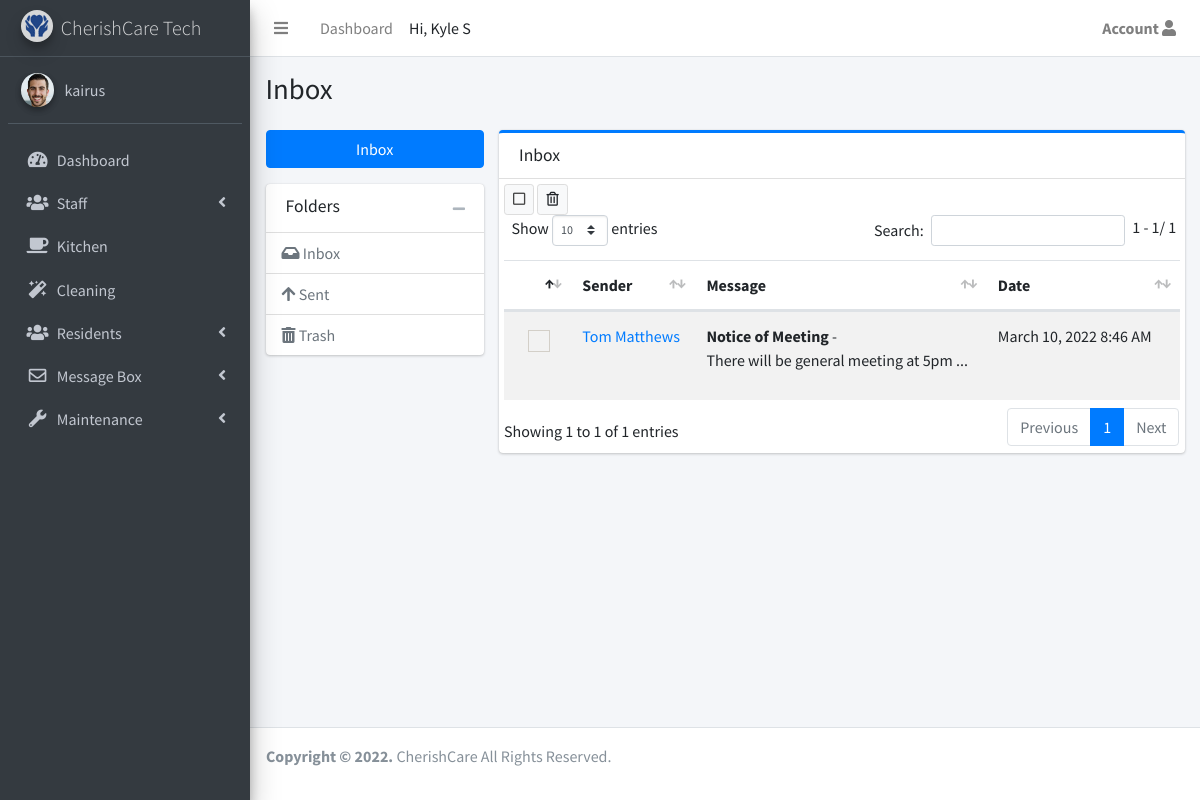
The page /admin/inbox (signed in) on the database its author committed.
### app/models.py (models this page shows, shortened)
class User(UserMixin, db.Model):
    __tablename__ = 'User'
    __table_args__ = {
        'extend_existing': True
    }
    id = db.Column(db.Integer, primary_key=True)
    name = db.Column(db.String(64))
    username = db.Column(db.String(64), unique=True, index=True)
    role_id = db.Column(db.Integer, db.ForeignKey('roles.id'))
    email = db.Column(db.String(64), unique=True, index=True)
    password_hash = db.Column(db.String(128))
    cleaner = db.relationship('Cleaning', backref='cleaner', foreign_keys='Cleaning.cleaned_by')
    repairs_reported = db.relationship('Maintenance', backref='reporter', foreign_keys='Maintenance.reported_by')
    timeline_entry = db.relationship('Timeline', backref='user_entry', foreign_keys='Timeline.user_entry_id')
    med_issue = db.relationship('Medication', backref='med_issuer_staff', foreign_keys='Medication.med_issuer')
    confirmed = db.Column(db.Boolean, default=True)
    active = db.Column(db.Boolean, default=True)
    created_at = db.Column(db.DateTime, server_default=db.func.now())
    last_seen = db.Column(db.DateTime, server_default=db.func.now())
    profile_photo = db.Column(db.String(64), default='avatar.png')
    @property
    def password(self):
        raise AttributeError('Password is not readable')
    def can(self, perm):
        return self.role is not None and self.role.has_permission(perm)
    def is_administrator(self):
        return self.can(Permission.ADMIN)

class Messages(db.Model):
    __tablename__ = 'messages'
    __table_args__ = {
        'extend_existing': True
    }
    id = db.Column(db.Integer, primary_key=True)
    subject = db.Column(db.String(100))
    category = db.Column(db.String(20))
    message = db.Column(db.String(500))
    sender_id = db.Column(db.ForeignKey('User.id'))
    recipient_ids = db.Column(db.String(100))
    recipients = db.Column(db.String(50000))
    is_trashed = db.Column(db.Boolean, default=False)
    trashed_by_id = db.Column(db.String(100), default='')
    deleted_by_id = db.Column(db.String(100), default='')
    date_time = db.Column(db.DateTime, server_default=db.func.now())

### app/admin/routes.py (the view, shortened to what this page needs)
@admin.route('/inbox', methods=['GET', 'POST'])
@login_required
def inbox():
    page = request.args.get('page', 1, type=int)
    in_messages = Messages.query.filter(~Messages.deleted_by_id.contains('|'+current_user.get_id()+'|'), ~Messages.trashed_by_id.contains('|'+current_user.get_id()+'|'), Messages.recipient_ids.contains('|'+current_user.get_id()+'|')).order_by(Messages.date_time.desc()).paginate(
        page,  current_app.config['ITEMS_PER_PAGE'], True
    )
    prev_url = None
    if in_messages.has_prev:
        prev_url = url_for('admin.inbox', page=page-1)
    next_url = None
    if in_messages.has_next:
        next_url = url_for('admin.inbox', page=page+1)
    users =  User.query
    return render_template('admin/pages/mailbox/inbox.html', user=current_user, users=users,
                           in_messages=in_messages, next_url=next_url, prev_url=prev_url, curr_page=page
                           )

### app/auth/routes.py (called while the page is built)
@auth.before_app_request
def before_request():
    if current_user.is_authenticated \
            and not current_user.confirmed \
            and request.endpoint \
            and request.blueprint != 'auth' \
            and request.blueprint != 'main' \
            and request.endpoint != 'static':
        return redirect(url_for('auth.unconfirmed'))

### app/models.py (called while the page is built)
@login_manager.user_loader
def load_user(user_id):
    return User.query.get(int(user_id))

    def has_permission(self, perm):
        return self.permissions & perm == perm

### app/templates/admin/pages/mailbox/inbox.html (shortened to what this page needs)
{% extends 'admin_base.html'%}
{% import "macros.html" as macros %}
{%block css %}
<link rel="stylesheet" href="https://code.ionicframework.com/ionicons/2.0.1/css/ionicons.min.css')}}">
<link rel="stylesheet" href="{{url_for('static', filename='plugins/icheck-bootstrap/icheck-bootstrap.min.css')}}">
<link rel="stylesheet" href="{{url_for('static' , filename='dist/css/adminlte.min.css')}}">
{%endblock%}
{%block page %} Inbox{%endblock%}
{%block main_content %}
<div class="row">
  <div class="col-md-3">
    <a href="#" class="btn btn-primary btn-block mb-3">Inbox</a>
    <div class="card">
      <div class="card-header">
        <h3 class="card-title">Folders</h3>
        <div class="card-tools">
          <button type="button" class="btn btn-tool" data-card-widget="collapse"><i class="fas fa-minus"></i>
          </button>
        </div>
      </div>
      <div class="card-body p-0">
        <ul class="nav nav-pills flex-column">
          <li class="nav-item active">
            <a href="#" class="nav-link">
              <i class="fas fa-inbox"></i> Inbox
            </a>
          </li>
          <li class="nav-item">
            <a href="{{url_for('.sent')}}" class="nav-link">
              <i class="fas fa-arrow-up"></i> Sent
            </a>
          </li>
          <li class="nav-item">
            <a href="{{url_for('.trash')}}" class="nav-link">
              <i class="fas fa-trash-alt"></i> Trash
            </a>
          </li>
        </ul>
      </div>
    </div>
  </div>
  <div class="col-md-9">
    <div class="card card-primary card-outline">
      <div class="card-header">
        <h3 class="card-title">Inbox</h3>
      </div>
      <div class="card-body p-0">
        <div class="mailbox-controls">
          {%if in_messages.total>0 %}
          <button type="button" class="btn btn-default btn-sm checkbox-toggle"><i class="far fa-square"></i>
          </button>
          <div class="btn-group">
            <a type="button" class="btn btn-default btn-sm"  id="delete_button" data-toggle="modal" data-target="#modal-danger" onclick="countSelected()"><i class="far fa-trash-alt"></i></a>
          </div>
          {%endif%}
<br>
          <div class="float-right">
            {{ macros.pagination_widget(in_messages, prev_url, next_url) }}
        </div>
        {%if in_messages.total==0 %}
              <h1 class="row justify-content-center">Empty Inbox</h1>
          {%else%}
        <div class="tale-responsive mailbox-messages">
          <table id="table1" class="table table-hover table-striped">
            <thead>
              <tr>
                <th></th>
                <th>Sender</th>
                <th>Message</th>
                <th>Date</th>
              </tr>
            </thead>
            <tbody>
              {% for message in in_messages.items%}
              <tr>
                <td>
                  <div class="icheck-primary">
                    <label for="{{message.id}}"></label>
                  </div>
                </td>
                {%set sender =users.get(message.sender_id).name%}
                <td class="mailbox-name"><a href="{{url_for('admin.read',source='inbox', msg_id=message.id)}}">{{sender}}</a></td>
                <td class="mailbox-subject"><b>{{message.subject}}</b> - {{message.message[:40]|safe}}...
                </td>
                <td class="mailbox-date" stye="display: inline;">{{ moment(message.date_time).format('LLL') }}</td>
              </tr>
              {%endfor%}
              {%endif%}
            </tbody>
          </table>
        </div>
      </div>
    </div>
  </div>
</div>
{%endblock%}

### app/templates/admin_base.html (shortened to what this page needs)
<!DOCTYPE html>
<html>
<head>
  <link rel="stylesheet" href="{{url_for('static' , filename='plugins/fontawesome-free-5/css/all.css')}}">
  <link rel="stylesheet"
    href="{{url_for('static', filename='plugins/overlayScrollbars/css/OverlayScrollbars.min.css')}}">
    <link rel="stylesheet" href="{{url_for('static', filename='plugins/datatables-bs4/css/dataTables.bootstrap4.min.css')}}">
    <link rel="stylesheet"
    href="{{url_for('static', filename='plugins/datatables-responsive/css/responsive.bootstrap4.min.css')}}">
  <link rel="stylesheet" href="{{url_for('static', filename='plugins/daterangepicker/daterangepicker.css')}}">
  <link rel="stylesheet"
    href="{{url_for('static', filename='plugins/tempusdominus-bootstrap-4/css/tempusdominus-bootstrap-4.min.css')}}">
   <link rel="stylesheet" href="{{url_for('static' , filename='dist/css/preloader.css')}}">
  {%block css %}{%endblock%}
</head>
<body class="hold-transition sidebar-mini">
  <div class="wrapper">
    <nav class="main-header navbar navbar-expand navbar-white navbar-light">
      <ul class="navbar-nav">
        <li class="nav-item">
          <a class="nav-link" data-widget="pushmenu" href="#" role="button"><i class="fas fa-bars"></i></a>
        </li>
        {%if user.is_administrator()%}
        <li class="nav-item d-none d-sm-inline-block">
          <a href="{{url_for('admin.index')}}" class="nav-link">Dashboard</a>
        </li>
        {%endif%}
      </ul>
      <span> Hi, {{user.name}}
      </span>
      <ul class="navbar-nav ml-auto">
        <li class="nav-item dropdown">
          <a class="nav-link" data-toggle="dropdown" href="#">
            <b>Account</b> <i class="fas fa-user"></i>
          </a>
        </li>
      </ul>
    </nav>
    <aside class="main-sidebar sidebar-dark-primary elevation-4">
      {%if user.is_administrator()%}
      <a href="{{url_for('admin.index')}}" class="brand-link">
      {%else%}
      <a href="{{url_for('admin.view_residents')}}" class="brand-link">
        {%endif%}
        <img src="{{url_for('static', filename='assets/img/favicon.png')}}" alt="CherishCare Logo"
          class="brand-image img-circle elevation-3" style="opacity: .8">
        <span class="brand-text font-weight-light">CherishCare Tech</span>
      </a>
      <div class="sidebar">
        <div class="user-panel mt-3 pb-3 mb-3 d-flex">
          <div class="image">
            <a href="#">
              <img src="{{url_for('static', filename='uploads/')}}{{user.profile_photo}}"
                onclick="document.getElementById('photo').click()" class="img-circle elevation-2" alt="User Image">
            </a>
          </div>
          <div class="info">
            <a href="#" class="d-block">{{user.username}}</a>
          </div>
        </div>
        <nav class="mt-2">
          <ul class="nav nav-pills nav-sidebar flex-column" data-widget="treeview" role="menu" data-accordion="false">
            {%if user.is_administrator()%}
            <li class="nav-item">
              <a href="{{url_for('admin.index')}}" class="nav-link">
                <i class="nav-icon fas fa-tachometer-alt"></i>
                <p>Dashboard</p>
              </a>
            </li>
            <li class="nav-item has-treeview">
              <a href="#" class="nav-link">
                <i class="nav-icon fas fa-users"></i>
                <p>
                  Staff
                  <i class="fas fa-angle-left right"></i>
                </p>
              </a>
            </li>
            {%endif%}
            {%if user.is_administrator() or user.role.name=="Kitchen Staff"%}
            <li class="nav-item">
              <a href="{{url_for('admin.kitchen')}}" class="nav-link">
                <i class="nav-icon fas fa-coffee"></i>
                <p>Kitchen</p>
              </a>
            </li>
            {%endif%}
            {%if user.is_administrator() or user.role.name=="Cleaning Staff"%}
            <li class="nav-item">
              <a href="{{url_for('admin.cleaning')}}" class="nav-link">
                <i class="nav-icon fas fa-magic"></i>
                <p>Cleaning</p>
              </a>
            </li>
            {%endif%}
            {%if user.is_administrator() %}
            <li class="nav-item has-treeview">
              <a href="#" class="nav-link">
                <i class="nav-icon fas fa-users"></i>
                <p>
                  Residents
                  <i class="fas fa-angle-left right"></i>
                </p>
              </a>
            </li>
            {%endif%}
            <li class="nav-item has-treeview">
              <a href="#" class="nav-link">
                <i class="nav-icon far fa-envelope"></i>
                <p>
                  Message Box
                  <i class="fas fa-angle-left right"></i>
                </p>
              </a>
            </li>
            {%if user.is_administrator() or user.role.name=="Maintenance Staff"%}
            <li class="nav-item has-treeview">
              <a href="#" class="nav-link">
                <i class="nav-icon fas fa-wrench"></i>
                <p>
                  Maintenance
                  <i class="fas fa-angle-left right"></i>
                </p>
              </a>
            </li>
            {%endif%}
          </ul>
        </nav>
      </div>
    </aside>
    <div class="content-wrapper">
      <section class="content-header">
        <div class="container-fluid">
          <div class="row mb-2">
            <div class="col-sm-6">
              <h1>{%block page %} {%endblock%}</h1>
            </div>
          </div>
        </div>
      </section>
      <section class="content">
        <div class="container-fluid">
          {%block main_content %} {%endblock%}
        </div>
      </section>
    </div>
    <footer class="main-footer no-print">
      <p>
        <strong>Copyright &copy
          <script> document.write(new Date().getFullYear())</script>.
        </strong>
        CherishCare All Rights Reserved.
      </p>
    </footer>
</body>
</html>

### rows shown on the page
User: name "Kyle S", profile_photo (picture), username "kairus"
Messages: subject "Notice of Meeting", message "There will be general meeting at 5pm", date_time "March 10, 2022 8:46 AM"
User: name "Tom Matthews"

### other values the page prints
{{ ((pagination.page - 1) * pagination.per_page) + 1 }} "1"
{{ pagination.total }} "1"
